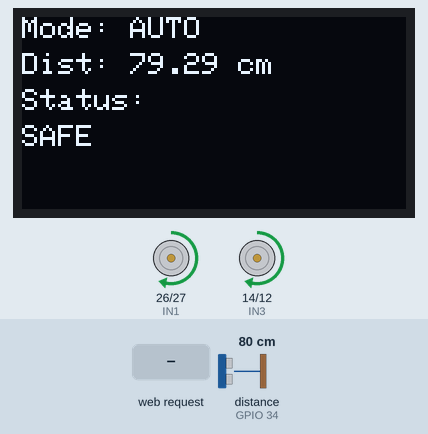
Simulated run of this sketch. Board: ESP32. On the bench: 128×64 one-colour display, motor-driver pin pairs drawn as motors (green arrow = first pin HIGH = forward, orange = second pin HIGH = backward, longer = more drive, scaled by the enable pin). Wiring (inferred from the names in the program): ultrasonic range finder: trigger GPIO 5; echo GPIO 34. The inputs (shaded band) are chosen by the test bench; at power-on: distance to the obstacle (sensor on GPIO 34) 80 cm. The echo pulse lasts 58.3 µs per cm; storage starts empty.

Above: at 1.2 s.
1.3 s: distance to the obstacle (sensor on GPIO 34) set to 34 cm
At 1.6 s:
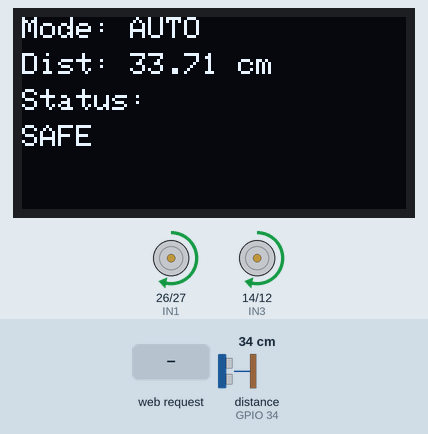
2.8 s: distance to the obstacle (sensor on GPIO 34) set to 27 cm
At 3.2 s:
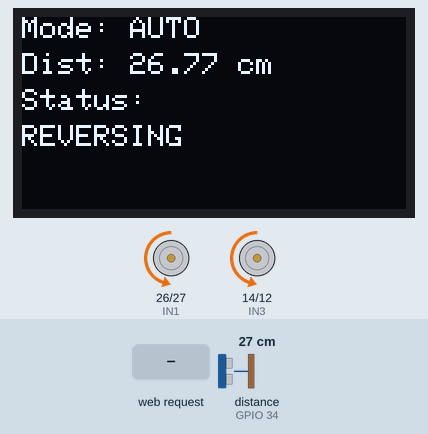
5.1 s: HTTP request GET /MANUAL received
At 7.2 s:
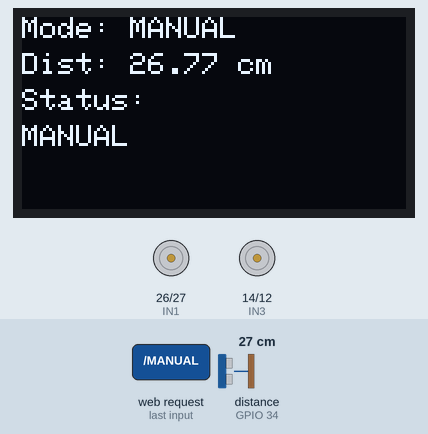
7.5 s: distance to the obstacle (sensor on GPIO 34) set to 2 cm
At 8.2 s:
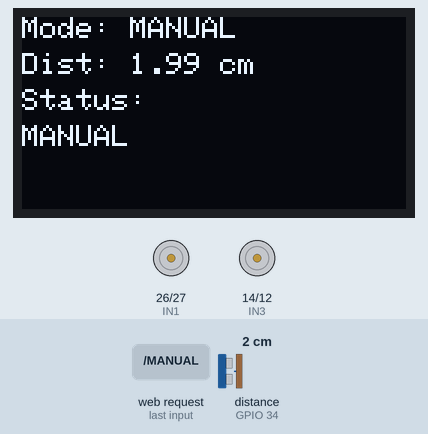
9.0 s: HTTP request GET /AUTO received
At 10.2 s:
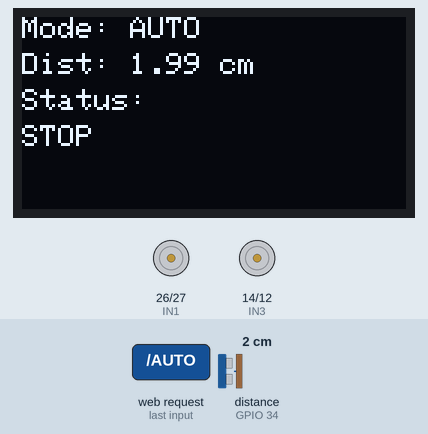
10.5 s: distance to the obstacle (sensor on GPIO 34) set to 9 cm
At 11.3 s:
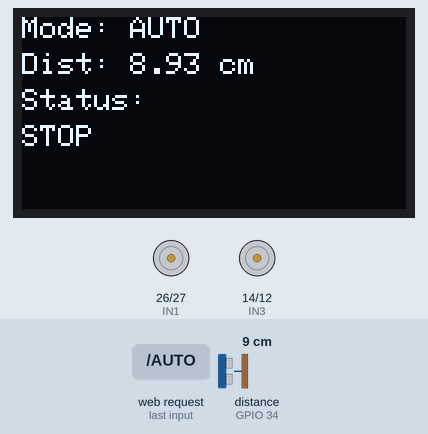
12.0 s: distance to the obstacle (sensor on GPIO 34) set to 12 cm
Timing chart, 0 to 22.1 s (numbered marks = the images above; inputs shaded):
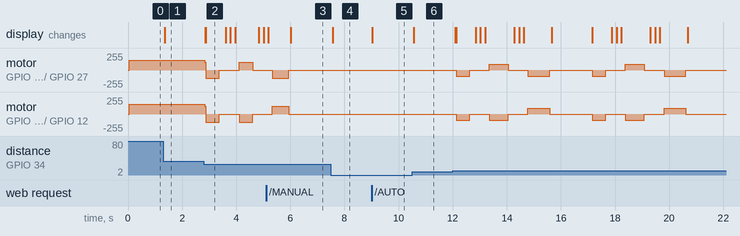

The sketch:

failsafe_project_code.ino
```cpp
#include <WiFi.h>
#include <SPI.h>
#include <SD.h>
#include <Wire.h>
#include <Adafruit_GFX.h>
#include <Adafruit_SH110X.h>

// ---------- OLED ----------
#define SCREEN_WIDTH 128
#define SCREEN_HEIGHT 64
Adafruit_SH1106G display(SCREEN_WIDTH, SCREEN_HEIGHT, &Wire, -1);

// ---------- WIFI ----------
const char* ssid = "ESP32_ROBOT";
const char* password = "Your_password";
WiFiServer server(80);

// ---------- ULTRASONIC ----------
#define TRIG_PIN 5
#define ECHO_PIN 34

// ---------- MOTOR ----------
#define IN1 26
#define IN2 27
#define IN3 14
#define IN4 12
#define ENA 25
#define ENB 33

// ---------- SD ----------
#define SD_CS 4

float distance;
unsigned long lastAction = 0;
String mode = "AUTO";

// ---------- MOTOR ----------
void moveForward(){
  digitalWrite(IN1,HIGH); digitalWrite(IN2,LOW);
  digitalWrite(IN3,HIGH); digitalWrite(IN4,LOW);
}

void reverseMove(){
  digitalWrite(IN1,LOW); digitalWrite(IN2,HIGH);
  digitalWrite(IN3,LOW); digitalWrite(IN4,HIGH);
}

void stopMotors(){
  digitalWrite(IN1,LOW); digitalWrite(IN2,LOW);
  digitalWrite(IN3,LOW); digitalWrite(IN4,LOW);
}

// ---------- PIVOT ----------
void pivotRight(){
  digitalWrite(IN1,HIGH); digitalWrite(IN2,LOW);
  digitalWrite(IN3,LOW); digitalWrite(IN4,HIGH);
}

void pivotLeft(){
  digitalWrite(IN1,LOW); digitalWrite(IN2,HIGH);
  digitalWrite(IN3,HIGH); digitalWrite(IN4,LOW);
}

// ---------- SENSOR ----------
float readDistance(){
  digitalWrite(TRIG_PIN,LOW); delayMicroseconds(2);
  digitalWrite(TRIG_PIN,HIGH); delayMicroseconds(10);
  digitalWrite(TRIG_PIN,LOW);
  long d = pulseIn(ECHO_PIN,HIGH,30000);
  return d*0.034/2;
}

// ---------- LOG ----------
void logData(float d){
  File f = SD.open("/log.txt", FILE_APPEND);
  if(f){
    f.print(millis());
    f.print(" ms | ");
    f.print(d);
    f.println(" cm");
    f.close();
  }
}

// ---------- OLED ----------
void updateOLED(String status){
  display.clearDisplay();

  display.setCursor(0,0);
  display.print("Mode: ");
  display.println(mode);

  display.setCursor(0,12);
  display.print("Dist: ");
  display.print(distance);
  display.println(" cm");

  display.setCursor(0,24);
  display.print("Status:");

  display.setCursor(0,36);
  display.println(status);

  display.display();
}

// ---------- ANIMATION ----------
void showChecking(String msg){
  for(int i=0;i<3;i++){
    display.clearDisplay();

    display.setCursor(0,0);
    display.print("Mode: ");
    display.println(mode);

    display.setCursor(0,12);
    display.print("Dist: ");
    display.print(distance);
    display.println(" cm");

    display.setCursor(0,24);
    display.print(msg);

    display.setCursor(0,36);
    for(int j=0;j<=i;j++) display.print(".");

    display.display();
    delay(150);
  }
}

// ---------- ADAPTIVE CONTROL ----------
void adaptiveControl(){

  int speed;
  int turnTime;

  if(distance <= 10){
    speed = 0;
    turnTime = 800;
  }
  else if(distance <= 20){
    speed = 90;
    turnTime = 700;
  }
  else if(distance <= 30){
    speed = 120;
    turnTime = 500;
  }
  else{
    speed = 150;
    turnTime = 0;
  }

  analogWrite(ENA, speed);
  analogWrite(ENB, speed);

  if(distance <= 10){
    stopMotors();
    updateOLED("STOP");
    logData(distance);
  }

  else if(distance <= 30){

    updateOLED("WARNING");

    if(millis() - lastAction > 1500){

      updateOLED("REVERSING");
      reverseMove();
      delay(500);

      stopMotors();
      delay(200);

      showChecking("CHECK RIGHT");
      pivotRight();
      delay(turnTime);

      stopMotors();
      delay(200);

      float newDist = readDistance();

      if(newDist <= 30 && newDist > 0){
        showChecking("CHECK LEFT");
        pivotLeft();
        delay(turnTime + 100);
      }

      stopMotors();
      logData(distance);
      lastAction = millis();
    }
  }

  else{
    moveForward();
    updateOLED("SAFE");
  }
}

// ---------- HTML ----------
String htmlPage(){
  return R"rawliteral(
  <html>
  <body style='text-align:center; font-family:Arial;'>
  <h2>Smart Robot</h2>

  <canvas id="joy" width="300" height="300"
  ontouchmove="move(event)" ontouchend="stop()"></canvas>

  <script>
  let c=document.getElementById("joy");
  let ctx=c.getContext("2d");

  function draw(x,y){
    ctx.clearRect(0,0,300,300);
    ctx.beginPath(); ctx.arc(150,150,100,0,2*Math.PI); ctx.stroke();
    ctx.beginPath(); ctx.arc(x,y,30,0,2*Math.PI); ctx.fill();
  }

  function move(e){
    let r=c.getBoundingClientRect();
    let x=e.touches[0].clientX-r.left;
    let y=e.touches[0].clientY-r.top;
    draw(x,y);
    fetch(`/joy?x=${x-150}&y=${150-y}`);
  }

  function stop(){
    draw(150,150);
    fetch(`/joy?x=0&y=0`);
  }
  </script>

  <br><br>
  <button onclick="fetch('/AUTO')">AUTO</button>
  <button onclick="fetch('/MANUAL')">MANUAL</button>

  </body></html>
  )rawliteral";
}

// ---------- SETUP ----------
void setup(){
  Serial.begin(115200);

  pinMode(TRIG_PIN,OUTPUT);
  pinMode(ECHO_PIN,INPUT);

  pinMode(IN1,OUTPUT); pinMode(IN2,OUTPUT);
  pinMode(IN3,OUTPUT); pinMode(IN4,OUTPUT);
  pinMode(ENA,OUTPUT); pinMode(ENB,OUTPUT);

  SD.begin(SD_CS);

  Wire.begin(21,22);
  display.begin(0x3C,true);
  display.setTextSize(1);
  display.setTextColor(SH110X_WHITE);

  WiFi.softAP(ssid,password);
  server.begin();
}

// ---------- LOOP ----------
void loop(){

  distance = readDistance();

  WiFiClient client = server.available();

  if(client){
    String req = client.readStringUntil('\r');

    if(req.indexOf("/AUTO")!=-1) mode="AUTO";
    if(req.indexOf("/MANUAL")!=-1) mode="MANUAL";

    if(req.indexOf("/joy")!=-1 && mode=="MANUAL"){
      int x=req.substring(req.indexOf("x=")+2,req.indexOf("&")).toInt();
      int y=req.substring(req.indexOf("y=")+2).toInt();

      if(distance > 30){
        if(y > 30) moveForward();
        else if(y < -30) reverseMove();
        else if(x > 30) pivotRight();
        else if(x < -30) pivotLeft();
        else stopMotors();
      }
    }

    client.println("HTTP/1.1 200 OK\r\nContent-Type:text/html\r\n\r\n");
    client.print(htmlPage());
    client.stop();
  }

  if(mode=="AUTO"){
    adaptiveControl();
  }
  else{
    updateOLED("MANUAL");
  }

  delay(40);
}
```

Measured:
- the behaviour switches between 31 and 30 cm on distance to the obstacle (sensor on GPIO 34) (found by bisection; images 1 and 2)
- after the input at 1.3 s, the display: changes after 0.05 s (image 1)
- after the input at 2.8 s, motor on GPIO 26 (IN1) / GPIO 27 (IN2): forward 150/255 → backward 120/255 at once, → stopped 0.55 s later, → forward 120/255 0.73 s later, → stopped 0.50 s later; motor on GPIO 14 (IN3) / GPIO 12 (IN4): alternates backward 120/255 for 0.53 s and stopped for 0.73 s, starting at once
- after the input at 5.1 s, the display: first differs from a run without the input after 0.91 s (image 3)
- after the input at 7.5 s, the display: changes after 0.07 s (image 4)
- after the input at 9.0 s, the display: changes at once (image 5)
- after the input at 10.5 s, the display: changes after 0.06 s (image 6)
